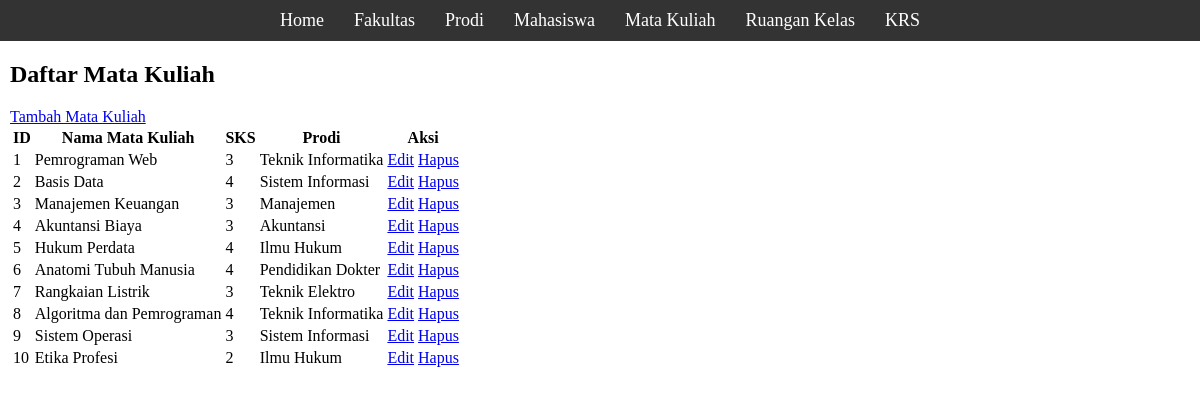
/page/matakuliah/index.php, run on the app's committed database.
### tables this page shows
CREATE TABLE MataKuliah (
    id INT AUTO_INCREMENT PRIMARY KEY,
    name VARCHAR(255) NOT NULL,
    sks INT NOT NULL,
    idProdi INT,
    FOREIGN KEY (idProdi) REFERENCES Prodi(id) ON DELETE CASCADE
);

CREATE TABLE Prodi (
    id INT AUTO_INCREMENT PRIMARY KEY,
    name VARCHAR(255) NOT NULL,
    idFakultas INT,
    FOREIGN KEY (idFakultas) REFERENCES Fakultas(id) ON DELETE CASCADE
);

### page/matakuliah/index.php (the view, shortened to what this page needs)
<?php
include "../../config/conn.php";
$query = "SELECT mk.id, mk.name, mk.sks, p.name as prodi_name FROM MataKuliah mk LEFT JOIN Prodi p ON mk.idProdi = p.id";
$result = mysqli_query($conn, $query);
?>
<!DOCTYPE html>
<html lang="en">
<head>
  <link rel="stylesheet" href="../../style.css">
</head>
<body>
  <header>
    <nav>
      <a href="../../dashboard.php">Home</a>
      <a href="../fakultas/index.php">Fakultas</a>
      <a href="../prodi/index.php">Prodi</a>
      <a href="../mahasiswa/index.php">Mahasiswa</a>
      <a href="../matakuliah/index.php">Mata Kuliah</a>
      <a href="../ruangankelas/index.php">Ruangan Kelas</a>
      <a href="../krs/index.php">KRS</a>
    </nav>
  </header>
  <main>
    <h2>Daftar Mata Kuliah</h2>
    <a href="create.php">Tambah Mata Kuliah</a>
    <table>
      <tr>
        <th>ID</th>
        <th>Nama Mata Kuliah</th>
        <th>SKS</th>
        <th>Prodi</th>
        <th>Aksi</th>
      </tr>
      <?php while ($row = mysqli_fetch_assoc($result)): ?>
        <tr>
          <td><?= $row['id'] ?></td>
          <td><?= $row['name'] ?></td>
          <td><?= $row['sks'] ?></td>
          <td><?= $row['prodi_name'] ?></td>
          <td>
            <a href="edit.php?id=<?= $row['id'] ?>">Edit</a>
            <a href="../../controller/MataKuliahController.php?action=delete&id=<?= $row['id'] ?>">Hapus</a>
          </td>
        </tr>
      <?php endwhile; ?>
    </table>
  </main>
</body>
</html>

### style.css (style rules this page uses)
body { margin: 0; }
main { margin: 10px; }
header { background-color: #333; justify-content: center; display: flex; align-items: center; padding: 10px; }

### data on the page
matakuliah: id "1", name "Pemrograman Web", sks "3", idProdi.name "Teknik Informatika"
matakuliah: id "2", name "Basis Data", sks "4", idProdi.name "Sistem Informasi"
matakuliah: id "3", name "Manajemen Keuangan", sks "3", idProdi.name "Manajemen"
matakuliah: id "4", name "Akuntansi Biaya", sks "3", idProdi.name "Akuntansi"
matakuliah: id "5", name "Hukum Perdata", sks "4", idProdi.name "Ilmu Hukum"
matakuliah: id "6", name "Anatomi Tubuh Manusia", sks "4", idProdi.name "Pendidikan Dokter"
matakuliah: id "7", name "Rangkaian Listrik", sks "3", idProdi.name "Teknik Elektro"
matakuliah: id "8", name "Algoritma dan Pemrograman", sks "4", idProdi.name "Teknik Informatika"
matakuliah: id "9", name "Sistem Operasi", sks "3", idProdi.name "Sistem Informasi"
matakuliah: id "10", name "Etika Profesi", sks "2", idProdi.name "Ilmu Hukum"
